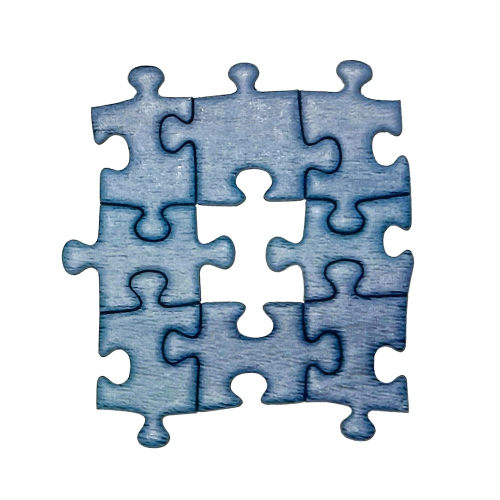
#> input picture data/images/water2/missing.jpg, 1000 x 1000 px (shown at 1/2 size)
$ jupyter execute SW07-affine-transformations-opencv-EX.ipynb   (shell and % lines are left out)
#> lines starting #> are read from the running program, lines starting #| are printed output that depends on the picture
# **Geometric image transformations (with OpenCV)**

<div style="color:#777777;margin-top: -15px;">
<b>Author</b>: Norman Juchler |
<b>Course</b>: ADLS ISP |
<b>Version</b>: v1.2 <br><br>
<!-- Date: 03.04.2025 -->
<!-- Comments: Fully refactored. -->
<!-- TODO: Demonstrate the forward and backward transformation: iteration over the input image pixels, vs. iteration over the output image pixels... INVERSE... -->
</div>

It is a common task to move, rotate, scale or otherwise transform an image. In this tutorial, you will learn about different ways how to perform various geometric transformations programmatically in Python and OpenCV.

---

<a id='exercise1'></a>

## **☆ Exercise 1: Manually transform an image**

Use an image editing program to solve the following task. Open image A (missing.png) and image B (piece-scaled-transparent.png), and try to align the missing piece so that it fits perfectly into the gap.

### **Instructions**

* Open your favorite image editing program
* Load image A
* Insert image B
* Translate, rotate and scale image B until it aligns with the gap

Here is a list of possible editors you could use:
* Adobe Photoshop
* Adobe Illustrator
* GIMP
* Paint.NET (Win)
* Preview (MacOS)
* Microsoft Photo Editor (Win)
* Microsoft PowerPoint
* ...

(Let your tutor know if your favorite image editor is missing from the list!)

---

## **Preparations**

Before we start, let's import some packages. The package `isp` provides some helper functions to display images easily in this Jupyter notebook. (You are welcome to look into these functions if you are curious, but a deep understanding is not required.)

[cell 1]
import numpy as np
import matplotlib.pyplot as plt
import cv2 as cv
import PIL

# Jupyter / IPython configuration:
# Automatically reload modules when modified

# Enable vectorized output (for nicer plots)

# Inline backend configuration

# Enable this line if you want to use the interactive widgets
# It requires the ipympl package to be installed.
#%matplotlib widget

import sys
sys.path.insert(0, "../")
import isp

---

Let's load the images and take a look at them. Note that they include an alpha channel (transparency). In this tutorial, we will preserve this extra channel, although all the operations shown below would work just as well with standard RGB images.

The **alpha channel** is an additional channel in an image that represents transparency. While an RGB image uses three channels (red, green, and blue) to define color, an RGBA image adds a fourth channel – alpha – which indicates how opaque or transparent each pixel is.

* A value of 0 means the pixel is fully transparent
* A value of 255 (or 1.0 in normalized form) means the pixel is fully opaque

This is especially useful when layering or blending images, such as in graphics, UI design, or computer vision applications.

[cell 2]
# Read the image (flag IMREAD_UNCHANGED preserves the alpha channel)
imageA = cv.imread(filename="../data/images/water2/missing.jpg",
                   flags=cv.IMREAD_COLOR)
#> imageA is the input picture: shape (1000, 1000, 3); mean B, G, R 221, 211.8, 201.9
imageB = cv.imread(filename="../data/images/water2/piece-scaled.jpg",
                   flags=cv.IMREAD_COLOR)
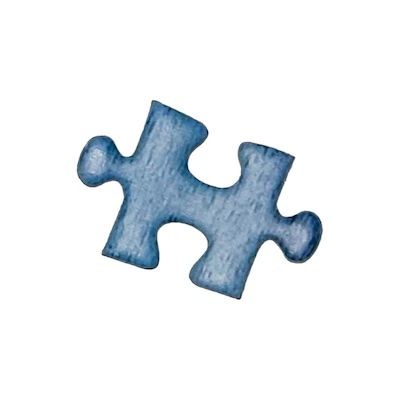
#> input picture data/images/water2/piece-scaled.jpg, 400 x 400 px
#> imageB is the input picture: shape (400, 400, 3); mean B, G, R 241.6, 237.7, 232.9

# Convert the image from BGRA to RGBA
imageA = cv.cvtColor(imageA, cv.COLOR_BGRA2RGBA)
#> imageA: shape (1000, 1000, 4)
imageB = cv.cvtColor(imageB, cv.COLOR_BGRA2RGBA)
#> imageB: shape (400, 400, 4)

# Display the images side-by-side
titleA = f"Image A"
titleB = f"Image B"
isp.show_image_pair(imageA, imageB, title1=titleA, title2=titleB)
#> (this line was passed over: isp is not available in this run)

---

<a id='exercise2'></a>

## **☆ Exercise 2: Resize an image**

Try scaling imageB by different factors and observe the results. You can use [`cv.resize()`](https://docs.opencv.org/4.x/da/d54/group__imgproc__transform.html#ga47a974309e9102f5f08231edc7e7529d) for this task.

```python
# Resize image to specific dimensions:
scaled = cv.resize(image, (new_width, new_height))
# Resize using scaling factors:
scaled = cv.resize(image, None, fx=factor_x, fy=factor_y)
```

### **Instructions**
* Trasnformation 1: Scale imageB to size (1000, 1800)
* Transformation 2: Stretch imageB by factor 2 in x-direction, and squeeze it in y-direction by factor 0.5
* Transformation 3: Scale imageB by factor 1.5, preserving the aspect ratio

[cell 3]
######################
###    EXERCISE    ###
######################

# Task 1:
scaled = cv.resize(imageB,(1000,1800))
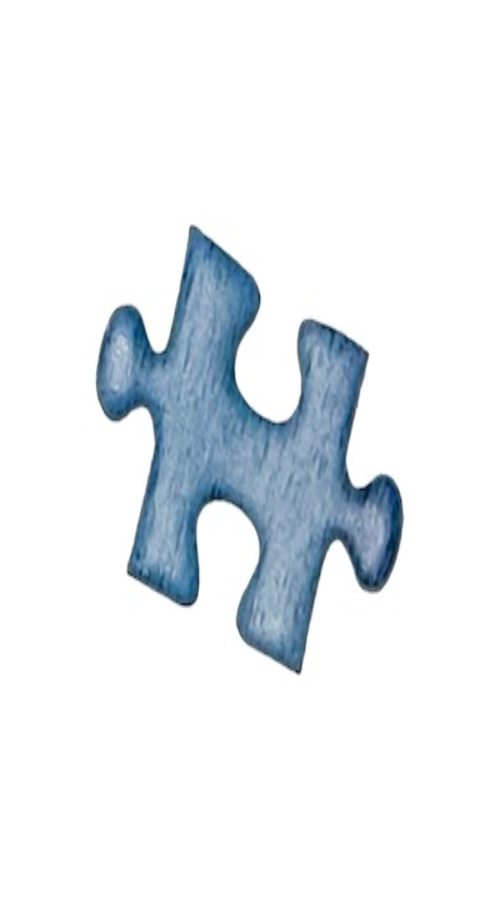
#> scaled: shape (1800, 1000, 4) (shown at 1/2 size); mean R, G, B, A 232.8, 237.6, 241.6, 255
isp.show_image_pair(imageB, scaled, title1="input", title2="scaled",shape = (1000,1000))
#> (this line was passed over: isp is not available in this run)

# Task 2:
scaled= cv.resize(imageB,None,fx = 2,fy = 0.5)
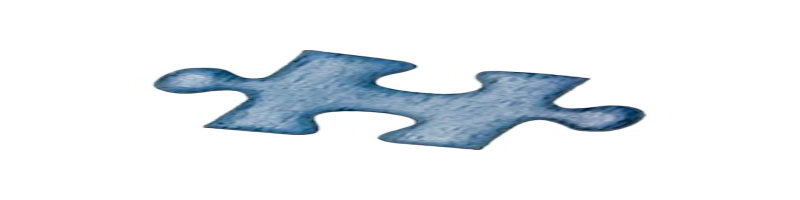
#> scaled: shape (200, 800, 4); mean R, G, B, A 232.9, 237.7, 241.6, 255
isp.show_image_pair(imageB, scaled, title1="input", title2="stretched",shape = (1000,1000))
#> (this line was passed over: isp is not available in this run)

# Task 3:
scaled = cv.resize(imageB,None,fx = 1.5,fy = 1.5)
#> scaled: shape (600, 600, 4)
isp.show_image_pair(imageB,scaled,title1='input',title2 = 'scaled',shape = (1000,1000) )
#> (this line was passed over: isp is not available in this run)

---

## **Affine warping with transformation matrices**

Note: To better understand this section, we recommend reading the primer on *Affine Transformations* available in our project repository.

Affine transformations can be described using matrices. In **homogeneous coordinates**, the transformation matrix takes the following form:
$$
A = \begin{pmatrix}
a_{00} & a_{01} & t_0 \\
a_{10} & a_{11} & t_1 \\
0 & 0 & 1
\end{pmatrix}
$$

Using this matrix, an affine transformation can be expressed as:

$$y = A\cdot x$$

Here, the matrix $A$ encodes all transformation parameters. The vector $x$ represents the coordinates of a pixel (in homogeneous coordinates) in the input image, and $y$ is the corresponding position in the target image.

Image scaling is one of the simplest transformations that can be represented using such a matrix $A$. Let's try it out in OpenCV! Note that OpenCV also operates with affine transformation matrices, but it **omits the last row** of $A$, since it is always constant for affine transformations: $[0, 0, 1]$. Therefore, OpenCV uses a simplified 2×3 matrix format:

$$
A = \begin{pmatrix}
a_{00} & a_{01} & t_0 \\
a_{10} & a_{11} & t_1
\end{pmatrix}
$$

[cell 4]
# Specify the scaling factors
scale_x = 2.0  # scaling factor in x-direction
scale_y = 0.5  # scaling factor in y-direction

# Define the scaling matrix
scaling_matrix = np.float32([[scale_x, 0, 0], [0, scale_y, 0]])

# Display the matrix
print(f"Scaling matrix:\n{scaling_matrix}")

# Apply the scaling
scaled = cv.warpAffine(imageB, scaling_matrix, (1000,1000))
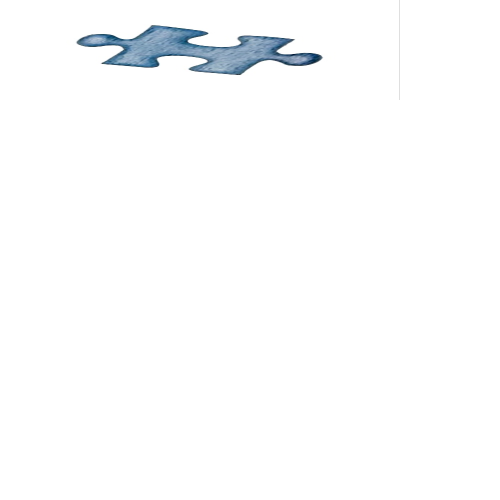
#> scaled: shape (1000, 1000, 4) (shown at 1/2 size); mean R, G, B, A 37.2, 38, 38.6, 40.8; transparent parts drawn white
cv.imwrite("scaled.png", cv.cvtColor(scaled, cv.COLOR_RGBA2BGRA))
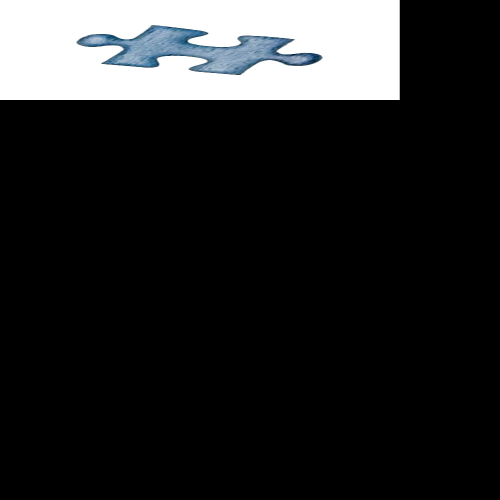
#> saved as scaled.png: shape (1000, 1000, 4) (shown at 1/2 size); mean B, G, R, A 38.6, 38, 37.2, 40.8
cv.imwrite("imageB.png", cv.cvtColor(imageB, cv.COLOR_RGBA2BGRA))

# Display the result
isp.show_image_pair(imageB, scaled, title1="input", title2="scaled")
#> (this line was passed over: isp is not available in this run)

---

<a id='exercise3'></a>

## **☆ Exercise 3: Move an image**

### **Instructions**

* Translate `imageB` by 100 pixels in the x-direction and 250 pixel in the y-direction
* Use the function [`cv::warpAffine()`](https://docs.opencv.org/4.x/da/d54/group__imgproc__transform.html#ga0203d9ee5fcd28d40dbc4a1ea4451983)

[cell 5]
######################
###    EXERCISE    ###
######################

# Set the parameters here
tx = 100
ty = 250

translation_matrix = np.float32([[1, 0, tx], [0, 1, ty]])

# Apply the translation
imageT1 = cv.warpAffine(imageB, translation_matrix,
                         (imageB.shape[1], imageB.shape[0]))
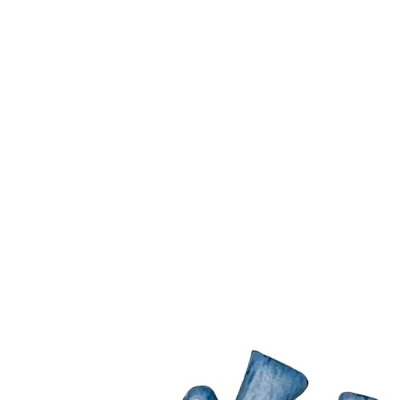
#> imageT1: shape (400, 400, 4); mean R, G, B, A 68.5, 69.2, 69.8, 71.7; transparent parts drawn white
# Notice how the content of imageT1 walks off the edge of the image.
# To avoid this, we can use a bigger size of the destination image.
imageT2 = cv.warpAffine(imageB, translation_matrix,
                        (1000, 1000))
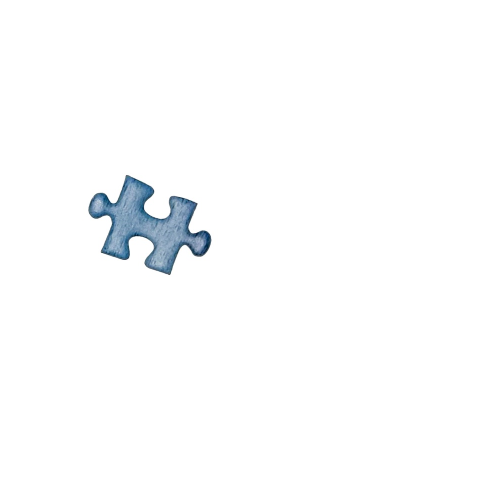
#> imageT2: shape (1000, 1000, 4) (shown at 1/2 size); mean R, G, B, A 37.3, 38, 38.7, 40.8; transparent parts drawn white

# If tx and ty are whole numbers, the following would be equivalent:
imageT3 = np.zeros_like(imageB)
imageT3[ty:, tx:] = imageB[:-ty, :-tx]

# Display the original and translated images
isp.show_image_chain(images=(imageB, imageT1, imageT2, imageT3),
                     titles=("input", "translated (cropped)", "translated", "translated (slicing)"),
                     shape=(1000, 1000))
#> (this line was passed over: isp is not available in this run)

---

<a id='exercise4'></a>

## **☆ Exercise 4: Rotation with an arbitrary center**

A rotation is defined by two parameters: a rotation angle $\phi$ and a center of rotation $C$ (the hinge point).

OpenCV provides the function [`cv.getRotationMatrix2D(center, angle, scale)`](https://docs.opencv.org/4.x/da/d54/group__imgproc__transform.html#gafbbc470ce83812914a70abfb604f4326), which returns a 2×3 transformation matrix for rotating (and optionally scaling) an image around an arbitrary center point.

The resulting *transformation matrix* $A$ encodes all the information required to perform the transformation. It can be passed directly to [`cv.warpAffine(image, matrix, shape)`](https://docs.opencv.org/4.x/da/d54/group__imgproc__transform.html#ga0203d9ee5fcd28d40dbc4a1ea4451983), which applies the transformation and returns a new image with the specified `shape = (width, height)`.

⚠️ **Note:** OpenCV expects angles in *degrees*, while `numpy` functions often expect *radians* unless stated otherwise!

### **Instructions**:
1. Rotate `imageA` 70° around the center of the image
2. Rotate `imageB` −30° around the center of the image
3. Rotate `imageA` 30° around the top-left corner (coordinates: (0, 0))
4. Rotate `imageB` 90° around the bottom-right corner (coordinates: (`width`, `height`))

Start with a scaling factor of 1.0, then repeat each transformation with a scaling factor of 2.0.

Explain your observations!
- In which direction does the image rotate for positive angles?
- Do you understand all the results? If not, try visualizing the hinge point and rotation direction.

[cell 6]
######################
###    EXERCISE    ###
######################


# Height and width of the two images, with shape the output is height,width and channel. with [:2] we consider the first two.
hA, wA = imageA.shape[:2]
#> hA = 1000; wA = 1000
hB, wB = imageB.shape[:2]
#> hB = 400; wB = 400
# Set the scaling factor here.
scale = 1.0

# Task 1: imageA, angle = 70 (counterclockwise), rotation around center
angle = 70                # in DEGREES
center = (wA//2, hA//2)   # in PIXELS, we use // because pixel are always int and not floats
#> center = (500, 500)
# Define the rotation matrix
rotation_matrix = cv.getRotationMatrix2D(center, angle, scale)
# Apply the rotation
rotated_image = cv.warpAffine(imageA, rotation_matrix, (wA, hA))
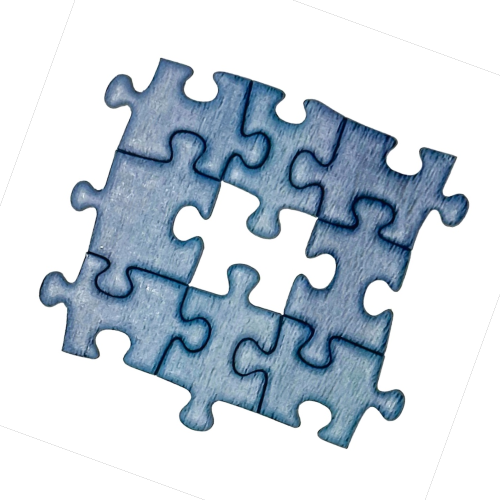
#> rotated_image: shape (1000, 1000, 4) (shown at 1/2 size); mean R, G, B, A 170.4, 180.3, 189.5, 223.5; transparent parts drawn white
# Visualize
isp.show_image_pair(imageA, rotated_image, title1="imageA", title2="imageA (center, +70°)")
#> (this line was passed over: isp is not available in this run)

# Task 2:
angle = -30                # in DEGREES
center = (wB//2, hB//2)   # in PIXELS, we use // because pixel are always int and not floats
# Define the rotation matrix
rotation_matrix = cv.getRotationMatrix2D(center, angle, scale)
# Apply the rotation
rotated_image = cv.warpAffine(imageB, rotation_matrix, (wB, hB))
# Visualize
isp.show_image_pair(imageB, rotated_image, title1="imageB", title2="imageB (center -30°)")

# Task 3:
angle = 30           # in DEGREES
center = (0,0)   # in PIXELS, we use // because pixel are always int and not floats
# Define the rotation matrix
rotation_matrix = cv.getRotationMatrix2D(center, angle, scale)
# Apply the rotation
rotated_image = cv.warpAffine(imageA, rotation_matrix, (wA, hA))
# Visualize
isp.show_image_pair(imageA, rotated_image, title1="imageA", title2="imageA (center,(0,0))")

# Task 4:
angle = 90               # in DEGREES
center = (wB, hB)        # in PIXELS
rotation_matrix = cv.getRotationMatrix2D(center, angle, scale)
rotated_image = cv.warpAffine(imageB, rotation_matrix, (wB, hB))
isp.show_image_pair(imageB, rotated_image, title1="imageB", title2="imageB (lower-right, +90)")

# Observations:
# - For some settings, the rotated image will be cropped partially or even completely.
# - For a positive angle, the image is rotated counterclockwise, for a negative angle,
#   it is rotated clockwise.
# - The scaling is applied such that the rotation center remains at the same position.
# - Unfortunate transformation parameters may lead to an empty image because the image
#   is projected outside the field of view of the target image.
